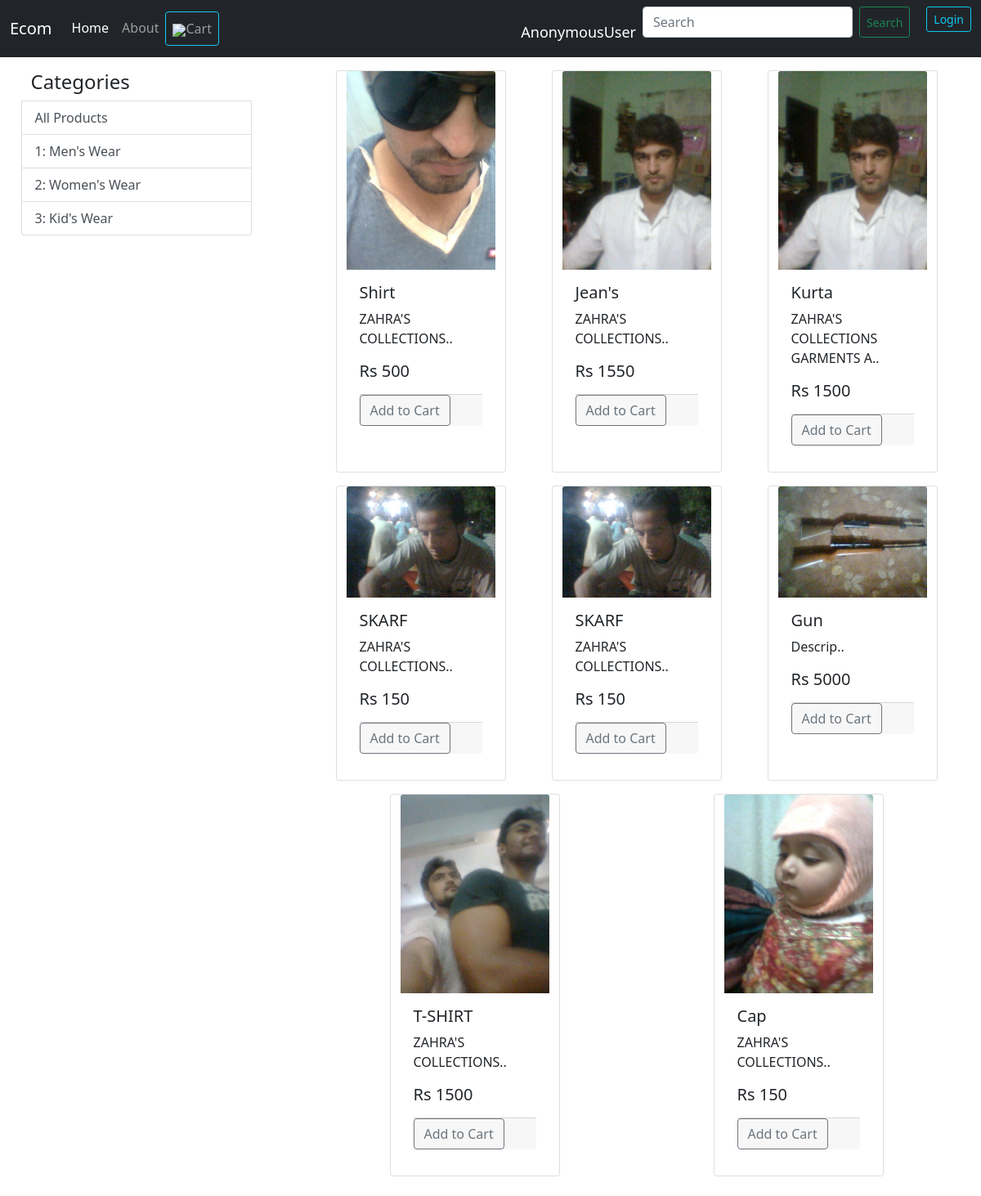
The page / on the database its author committed.
### stores/models/category.py (models this page shows, shortened)
class Categorie(models.Model):
	title = models.CharField(max_length=150)
	subcategory = models.CharField(max_length=200)

### stores/models/products.py (models this page shows, shortened)
class Product(models.Model):
	name = models.CharField(max_length=100)
	description = models.CharField(max_length=500, default="", null=True)
	category = models.ForeignKey(Categorie, on_delete=models.CASCADE)
	price = models.IntegerField(default=0)
	image = models.ImageField(upload_to='static/images/')
	image2 = models.ImageField(upload_to='static/images/', null=True, default="")
	image3 = models.ImageField(upload_to='static/images/', null=True, default="")

### stores/views.py (the view, shortened to what this page needs)
# urls.py: path('', views.Index.as_view(), name='home'),
class Index(View):
	def get(self, request):
		cart = request.session.get('cart')
		if not cart:
			request.session['cart'] = {}
		products = None
		categories = Categorie.objects.all()
		categoryID = request.GET.get('category')
		if categoryID:
			products = Product.get_all_products_by_categoryid(categoryID)
		else:
			products = Product.objects.all()
		context = {'products': products, 'categories': categories, 'categoryID':categoryID}
		return render(request, 'stores/index.html', context)

### stores/templatetags/cart.py (called while the page is built)
@register.filter(name='is_in_cart')
def is_in_cart(product , cart):
	keys = cart.keys()
	for id in keys:
		if int(id) == product.id:
			return True
	return False;

### stores/templatetags/custom_filter.py (called while the page is built)
@register.filter(name='currency')
def currency(number):
    return "Rs " + str(number)

### stores/templates/stores/index.html (shortened to what this page needs)
{% include 'stores/main.html' %}
{% block content %}
{% load custom_filter %}
{% load cart %}
<div class="contaier-fluid mt-3 mx-auto mb-2">
<div class="row">
	<div class="col-lg-3 mx-auto">
		<div class="list-group row mx-auto">
			<h4>Categories</h4>
			<a href="/" class="list-group-item list-group-item-action">All Products</a>
			{% for category in categories %}
			<a href="/?category={{category.id}}" class="list-group-item list-group-item-action">{{category.id}}: {{category.subcategory}}</a>
			{% endfor %}
		</div>
	</div>
	<div id="products" class="col-lg-8 mx-auto">
		<div class="row mx-auto" >
			{% for product in products %}
			<div class="card mx-auto mb-3" id={{product.id}} style="width: 13rem;">
            <a href="/prodview/{{product.id}}" class="float-right">
			  <img src="{{product.image.url}}" class="card-img-top" alt=""></a>
			  <div class="card-body">
			    <h5 class="card-title">{{product.name}}</h5>
			    <p class="card-text">{{product.description|slice:"0:30"}}..</p>
			    <h5 class="card-text">{{product.price|currency}}</h5>
			    <div class="card-footer p-0  mb-2 mt-3 ">
			    {% if product|is_in_cart:request.session.cart %}
				  <div class="row no-gutters">
				  	<form action="/#{{product.id}}" class="col-2" method="post">
				  		{% csrf_token %}
			    	<input hidden type="text" name="product" value="{{product.id}}">
			    	<input hidden type="text" name="remove" value="True">
			    	<input type="submit" value=" - " class="btn btn-block btn-outline-secondary">
				  	</form>
				  	<div class="text-center col">{{product|cart_quantity:request.session.cart}} in cart</div>
				  	<form action="/#{{product.id}}" class="col-2" method="post">
				  		{% csrf_token %}
			    	<input hidden type="text" name="product" value="{{product.id}}">
			    	<input type="submit" value=" + " class="btn btn-block btn-outline-secondary">
				  	</form>
				  </div>
				{% else %}
				<form action="/#{{product.id}}" method="POST" class="btn-block">
	                <input type="submit" class="btn btn-outline-secondary" value="Add to Cart">
			    </form>
				{% endif %}
			    </div>
			  </div>
			</div>
			{% endfor %}
		</div>
	</div>
</div>
</div>
{% endblock %}

### stores/templates/stores/main.html (shortened to what this page needs)
{% load static %}
<nav class="navbar navbar-expand-lg navbar-dark bg-dark">
  <div class="container-fluid">
    <a class="navbar-brand" href="/">Ecom</a>
    <div class="collapse navbar-collapse" id="navbarSupportedContent">
      <ul class="navbar-nav me-auto mb-2 mb-lg-0">
        <li class="nav-item">
          <a class="nav-link active" aria-current="page" href="/">Home</a>
        </li>
        <li class="nav-item">
          <a class="nav-link" href="#">About</a>
        </li>
        <li class="nav-item">
          <a class="nav-link btn btn-outline-info" href="/cart"><img src="static/images/carticon.webp">Cart</a>
        </li>
      </ul>
      <hr><br>
          <span class="hello-msg me-2 mt-2" >{{request.user}}</span>
      <form class="d-flex">
        <input class="form-control me-2" type="search" placeholder="Search" aria-label="Search">
        <button class="btn btn-outline-success btn-sm" type="submit">Search</button>
        {% if request.session.user %}
          <span><a class="hello-msg btn btn-outline-info btn-sm" href="{% url 'logout' %}">Logout</a></span>
        {% else %}
          <span><a class="hello-msg btn btn-outline-info btn-sm" href="/login">Login</a></span>
        {% endif %}
      </form>
    </div>
  </div>
</nav>
<link href="https://cdn.jsdelivr.net/npm/bootstrap@5.0.0-beta1/dist/css/bootstrap.min.css" rel="stylesheet">

### stores/templates/stores/main.html (style rules this page uses)
.hello-msg { font-size: 18px; color: #fff; margin-left: 20px; }

### rows shown on the page
Categorie: id "1", subcategory "Men's Wear"
Categorie: id "2", subcategory "Women's Wear"
Categorie: id "3", subcategory "Kid's Wear"
Product: {{ product.id }} 1 (drawn), image (picture), name "Shirt", description "ZAHRA'S COLLECTIONS", price "Rs 500"
Product: image (picture), name "Jean's", description "ZAHRA'S COLLECTIONS", price "Rs 1550"
Product: image (picture), name "Kurta", description "ZAHRA'S COLLECTIONS GARMENTS A", price "Rs 1500"
Product: image (picture), name "SKARF", description "ZAHRA'S COLLECTIONS", price "Rs 150"
Product: image (picture), name "SKARF", description "ZAHRA'S COLLECTIONS", price "Rs 150"
Product: image (picture), name "Gun", description "Descrip", price "Rs 5000"
Product: image (picture), name "T-SHIRT", description "ZAHRA'S COLLECTIONS", price "Rs 1500"
Product: image (picture), name "Cap", description "ZAHRA'S COLLECTIONS", price "Rs 150"

### other values the page prints
{{ request.user }} "AnonymousUser"
